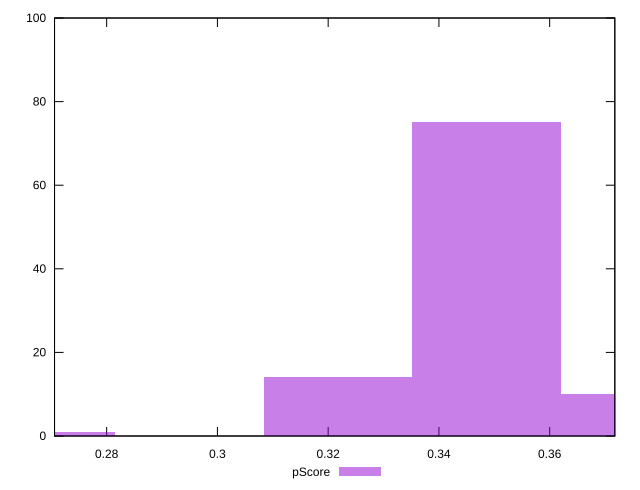

gnuplot code for this plot:
reset

$pScore <<EOF
0.34862459388682465 75
0.3754418703396573 10
0.321807317433992 14
0.26817276452832667 1
EOF

set key outside below
set boxwidth 0.026817276452832665
set xrange [0.27058823529411763:0.37176470588235294]
set yrange [0:100]
set trange [0:100]
set style fill transparent solid 0.5 noborder
set terminal svg size 640, 490 enhanced background rgb 'white'
set output "report_00017_2021-02-10T15-08-03.406Z/unused-javascript/samples/pages+cached+noadtech/pScore/histogram.svg"

plot $pScore title "pScore" with boxes

reset
